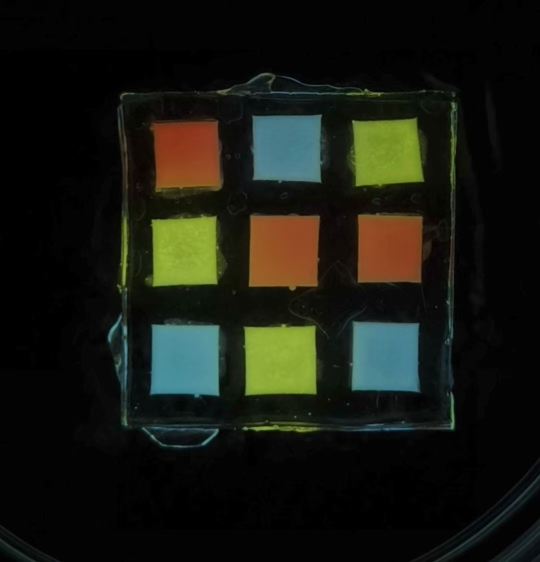
#> input picture Sample/Pic2.jpg, 1080 x 1124 px, found by its file name (shown at 1/2 size)
$ python '注释对照.py'
#> lines starting #> are read from the running program, lines starting #| are printed output that depends on the picture; after the words box and inside, x2 and y2 are one past the last pixel; in counts of white or black regions, pixels touching at a corner belong together
# test 07
import cv2
import numpy as np

class ColorCodeDetector:
    def __init__(self, image_path):
        # 读取图像
#> called with image_path = './Sample/Pic2.jpg'
        self.orig = cv2.imread(image_path)
#> self.orig is the input picture: shape (1124, 1080, 3); mean B, G, R 16.9, 24.7, 22.8
        if self.orig is None:
            raise ValueError("Image load failed")  # 如果图像加载失败，抛出异常

        # 用于存储处理步骤的图像
        self.process = []
        # 目标图像大小
        self.target_size = 800
        # 最小轮廓面积
        self.min_contour_area = 500

    # 可视化控制
    def _add_step(self, img, title):
        """将处理步骤的图像保存到列表中"""
        # 如果图像是单通道，转换为三通道
        if len(img.shape) == 2:
            display = cv2.cvtColor(img, cv2.COLOR_GRAY2BGR)
        else:
            display = img.copy()

        # 调整图像大小并添加标题
        display = cv2.resize(display, (400, 400))
        cv2.putText(display, title, (10,30),
                cv2.FONT_HERSHEY_SIMPLEX, 0.7, (0,255,0), 2)
        self.process.append(display)  # 将处理步骤图像添加到列表中

    # 图像预处理
    def _preprocess(self):
        """图像预处理流程"""
        # 调整图像大小
        img = cv2.resize(self.orig, (self.target_size, self.target_size))
        self._add_step(img, "1. Original")  # 添加原始图像到处理步骤

        # 灰度化
        gray = cv2.cvtColor(img, cv2.COLOR_BGR2GRAY)
        self._add_step(gray, "2. Grayscale")  # 添加灰度图像到处理步骤

        # 直方图均衡化
        clahe = cv2.createCLAHE(clipLimit=2.0, tileGridSize=(8,8))
        equalized = clahe.apply(gray)
        self._add_step(equalized, "3. Equalized")  # 添加均衡化图像到处理步骤

        # 边缘检测
        blurred = cv2.GaussianBlur(equalized, (5,5), 0)  # 高斯模糊，减少噪声
        edged = cv2.Canny(blurred, 50, 150)  # Canny边缘检测
        self._add_step(edged, "4. Canny Edges")  # 添加边缘检测图像到处理步骤

        # 形态学操作
        kernel = cv2.getStructuringElement(cv2.MORPH_RECT, (5,5))  # 创建5x5矩形核
        closed = cv2.morphologyEx(edged, cv2.MORPH_CLOSE, kernel)  # 形态学闭合操作，填充边缘间隙
        self._add_step(closed, "5. Morphology")  # 添加形态学操作图像到处理步骤

        return closed  # 返回处理后的二值图像

    # 颜色识别
    def _detect_colors(self, img):
        """在3x3网格中检测颜色"""
        h, w = img.shape[:2]  # 获取图像的高度和宽度
        cell_size = min(h, w) // 3  # 计算每个单元格的大小
        colors = []  # 存储检测到的颜色

        # 创建副本用于绘制注释
        annotated_image = img.copy()

        for row in range(3):
            for col in range(3):
                # 计算单元格坐标
                y1 = row * cell_size + cell_size//4
                y2 = y1 + cell_size//2
                x1 = col * cell_size + cell_size//4
                x2 = x1 + cell_size//2

                # 提取单元格区域
                cell = img[y1:y2, x1:x2]

                # 获取单元格中心点
                center_x = (x1 + x2) // 2
                center_y = (y1 + y2) // 2

                # 分类颜色
                color = self._classify_color(cell)  # 返回对应区域的颜色
                colors.append(color)

                # 在图像上标注颜色
                cv2.putText(annotated_image, str(color), (center_x - 20, center_y),
                           cv2.FONT_HERSHEY_SIMPLEX, 0.5, (255, 255, 255), 2)

                # 在颜色检测区域绘制矩形
                cv2.rectangle(annotated_image, (x1, y1), (x2, y2), (0, 255, 0), 2)

        # 格式化为3x3矩阵
        return [colors[i*3:(i+1)*3] for i in range(3)], annotated_image

    def _classify_color(self, cell):
        """根据BGR值分类颜色"""
        # 计算单元格的平均颜色
        mean_color = np.mean(cell, axis=(0,1))
        b, g, r = mean_color

        # 简单的颜色分类
        if r > 200 and g < 50 and b < 50: return 'Red'  # 红色
        if g > 200 and r < 50 and b < 50: return 'Green'  # 绿色
        if b > 200 and r < 50 and g < 50: return 'Blue'  # 蓝色
        if r > 200 and g > 200 and b > 200: return 'White'  # 白色
        if r < 50 and g < 50 and b < 50: return 'Black'  # 黑色

        # 如果颜色未知，返回RGB值
        return f"({int(r)}, {int(g)}, {int(b)})"

    # 主流程
    def analyze(self):
        """主分析流程"""
        try:
            # 步骤1: 预处理
            processed = self._preprocess()
#> in _add_step, `cv2.putText(display, title, (10,30), cv2.FONT_HERSHEY_SIMPLEX, 0.7, (0..`: display: shape (400, 400, 3); mean B, G, R 16.9, 25.9, 22.8
#> in _preprocess, `gray = cv2.cvtColor(img, cv2.COLOR_BGR2GRAY)`:
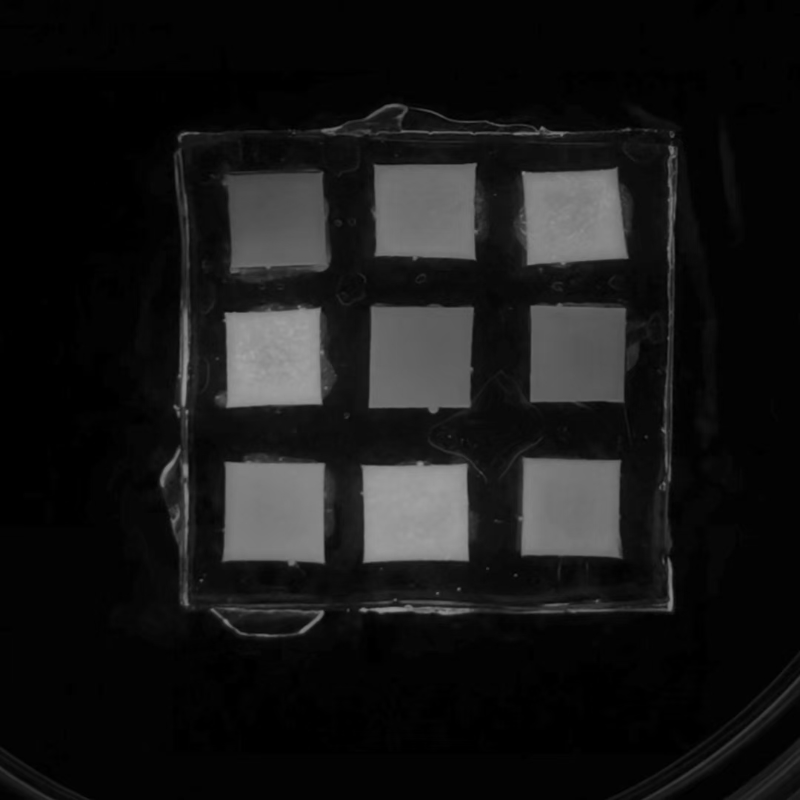
#> gray: shape (800, 800); min 0, max 163, mean 23.2
#> in _add_step (call 2), `cv2.putText(display, title, (10,30), cv2.FONT_HERSHEY_SIMPLEX, 0.7, (0..`: display: shape (400, 400, 3); mean B, G, R 23.3, 24.7, 23.3
#> in _preprocess, `equalized = clahe.apply(gray)`:
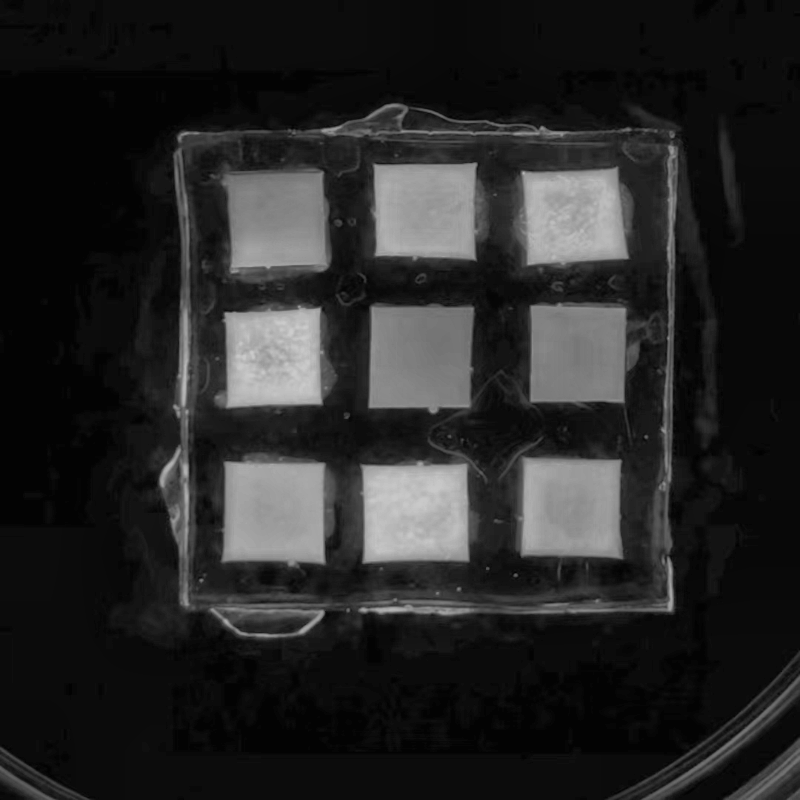
#> equalized: shape (800, 800); min 1, max 205, mean 38.3
#> in _add_step (call 3), `cv2.putText(display, title, (10,30), cv2.FONT_HERSHEY_SIMPLEX, 0.7, (0..`: display: shape (400, 400, 3); mean B, G, R 38.3, 39.8, 38.3
#> in _preprocess, `edged = cv2.Canny(blurred, 50, 150)`:
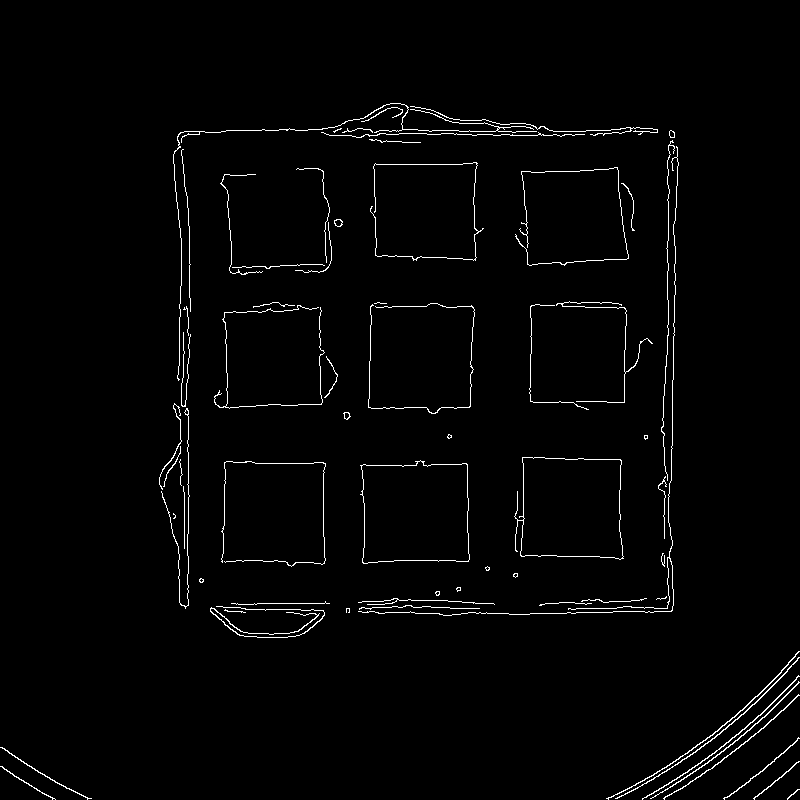
#> edged: shape (800, 800); 1.8% white in thin lines or dots, all inside (x1, y1, x2, y2) = (0, 103, 800, 800)
#> in _add_step (call 4), `cv2.putText(display, title, (10,30), cv2.FONT_HERSHEY_SIMPLEX, 0.7, (0..`: display: shape (400, 400, 3); mean B, G, R 4.5, 6.3, 4.5
#> in _preprocess, `closed = cv2.morphologyEx(edged, cv2.MORPH_CLOSE, kernel)`: closed: shape (800, 800); 3% white; 28 white regions (4 under 20 px), largest, box (x1, y1, x2, y2) and area: (159, 103, 658, 609) 5167, (358, 130, 679, 616) 3550, (642, 675, 800, 800) 1812
#> in _add_step (call 5), `display = cv2.cvtColor(img, cv2.COLOR_GRAY2BGR)`: display: shape (800, 800, 3); 3% white; 28 white regions (4 under 20 px)
#> in _add_step (call 5), `cv2.putText(display, title, (10,30), cv2.FONT_HERSHEY_SIMPLEX, 0.7, (0..`:
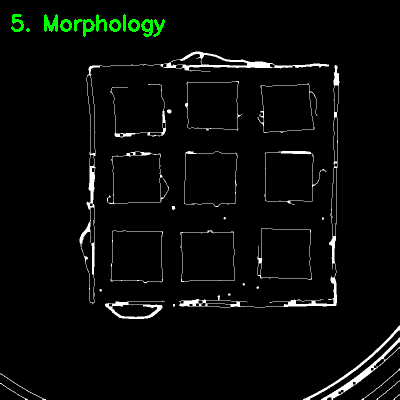
#> display: shape (400, 400, 3); mean B, G, R 7.6, 9.4, 7.6

            # 步骤2: 查找轮廓
            contours, _ = cv2.findContours(processed,
                                          cv2.RETR_EXTERNAL,
                                          cv2.CHAIN_APPROX_SIMPLE)
#> contours = 28 contours, 8 with area under 20; largest, box (x1, y1, x2, y2) and area: (368, 302, 475, 414) 10449, (360, 460, 470, 564) 10061, (221, 461, 326, 567) 9892, (514, 457, 624, 560) 9764, (159, 103, 658, 609) 9600

            # 过滤轮廓
            candidates = []
            for cnt in contours:
                area = cv2.contourArea(cnt)  # 计算轮廓面积
                if area < self.min_contour_area: continue  # 跳过面积过小的轮廓

                # 近似多边形
                peri = cv2.arcLength(cnt, True)  # 计算轮廓周长
                approx = cv2.approxPolyDP(cnt, 0.02*peri, True)  # 多边形近似
                if len(approx) == 4:  # 如果是四边形
                    candidates.append(approx)  # 添加到候选列表
#> this loop made 28 passes
#> (area, peri, approx) on passes 7, 14, 15, 16, 20, 26, 27, 28: (1028.5, 518.6, [[799, 651], [711, 735], [606, 799], [714, 738]]), (9892, 419.7, [[224, 462], [221, 561], [324, 563], [325, 463]]), (10061, 427.3, [[467, 464], [360, 465], [362, 562], [468, 561]]), (9764.5, 471.5, [[522, 457], [515, 550], [623, 558], [621, 460]]), (10449, 429.9, [[372, 304], [368, 407], [469, 407], [473, 307]]), (9358, 427.1, [[477, 163], [375, 163], [375, 255], [475, 260]]), (5439.5, 1904.8, [[673, 131], [667, 607], [358, 611], [672, 610]]), (9600.5, 2136.8, [[657, 129], [180, 132], [180, 604], [183, 136]])
#> area on passes 2, 3, 4, 5, 19, 23: 37.5, 40, 60, 68.5, 33, 46.5
#> after the loop, candidates = 8 contours; box (x1, y1, x2, y2) and area: (360, 464, 469, 563) 10332, (368, 304, 474, 408) 10258, (221, 462, 326, 564) 10152, (515, 457, 624, 559) 9898, (375, 163, 478, 261) 9547, (358, 131, 674, 612) 1672, (180, 129, 658, 605) 1666, (606, 651, 800, 800) 512

            if not candidates:
                raise ValueError("No 3D code found")  # 如果没有候选，抛出异常

            # 选择最大轮廓
            largest = max(candidates, key=cv2.contourArea)  # 选择面积最大的轮廓
#> largest = [[467, 464], [360, 465], [362, 562], [468, 561]]

            # 步骤3: 颜色检测
            color_matrix, annotated_image = self._detect_colors(self.orig)  # 检测颜色
#> after the loop in _detect_colors, `for row in range(3):`:
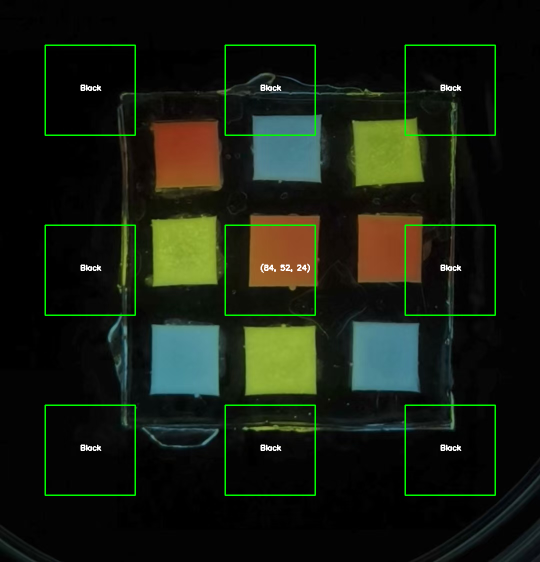
#> annotated_image: shape (1124, 1080, 3) (shown at 1/2 size); 1.87% of pixels changed, all inside (x1, y1, x2, y2) = (89, 89, 992, 992)
#> after the loop in _detect_colors, `for row in range(3):`:
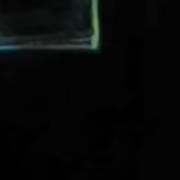
#> cell: shape (180, 180, 3); mean B, G, R 6.6, 7.2, 5.8
#> after the loop in _detect_colors, `for row in range(3):`: colors = ['Black', 'Black', 'Black', 'Black', '(84, 52, 24)', 'Black', 'Black', 'Black', 'Black']
#> color_matrix = [['Black', 'Black', 'Black'], ['Black', '(84, 52, 24)', 'Black'], ['Black', 'Black', 'Black']]
            self._add_step(annotated_image, "6. Annotated Colors")  # 添加标注图像到处理步骤
#> in _add_step (call 6), `cv2.putText(display, title, (10,30), cv2.FONT_HERSHEY_SIMPLEX, 0.7, (0..`:
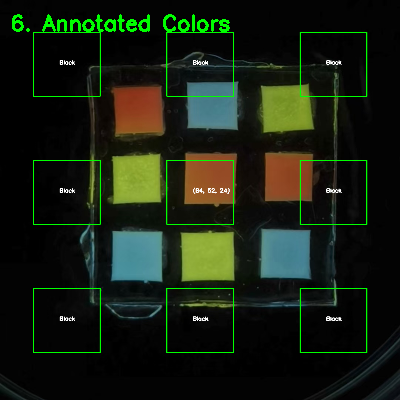
#> display: shape (400, 400, 3); mean B, G, R 17.2, 31.3, 23

            # 显示每个处理步骤
            for i, step in enumerate(self.process):
                cv2.imshow(f'Step {i+1}', step)
#> this loop made 6 passes

            return {
                'status': 'success',  # 返回成功状态
                'colors': color_matrix,  # 返回颜色矩阵
                'annotated': annotated_image  # 返回标注图像
            }

        except Exception as e:
            # 创建错误显示图像
            err_img = np.zeros((400,400,3), dtype=np.uint8)
            cv2.putText(err_img, "3D Code Not Found", (50,200),
                       cv2.FONT_HERSHEY_SIMPLEX, 0.8, (0,0,255), 2)
            self.process.append(err_img)  # 添加错误图像到处理步骤

            # 显示每个处理步骤
            for i, step in enumerate(self.process):
                cv2.imshow(f'Step {i+1}', step)

            return {
                'status': 'error',  # 返回失败状态
                'message': str(e)  # 返回错误信息
            }

if __name__ == "__main__":
    # 创建检测器实例并分析图像
    detector = ColorCodeDetector('./Sample/Pic2.jpg')
    result = detector.analyze()
#> result = 3 items

    if result['status'] == 'success':
        print("Color Matrix:")
        for row in result['colors']:
            print(row)  # 打印颜色矩阵
#> this loop made 3 passes
#| ['Black', 'Black', 'Black']
#| ['Black', '(84, 52, 24)', 'Black']
#| ['Black', 'Black', 'Black']
        cv2.imshow('Annotated Colors', result['annotated'])  # 显示标注图像

    cv2.waitKey(0)  # 等待用户按键
    cv2.destroyAllWindows()  # 关闭所有窗口

$ run again, with Sample/Pic00_1.jpg copied over Sample/Pic2.jpg
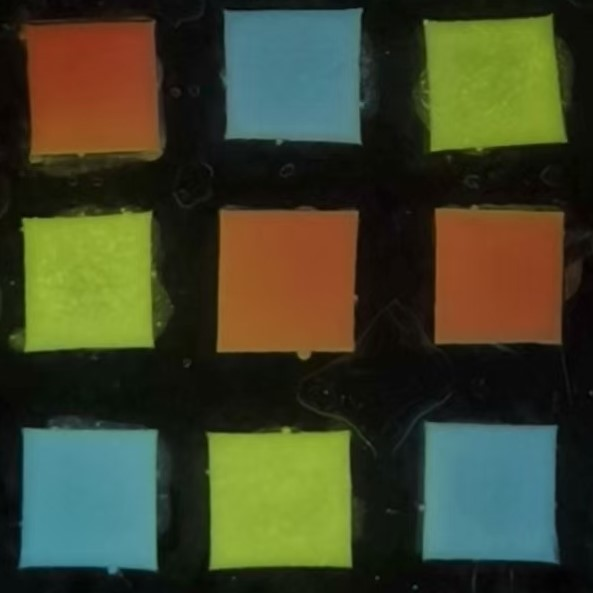
#> input picture Sample/Pic00_1.jpg, 593 x 593 px, found by its file name
#> in __init__, self.orig is the input picture: shape (593, 593, 3); mean B, G, R 42.6, 67.4, 63.6
#> edged: shape (800, 800); 1.1% white in thin lines or dots
#> closed: shape (800, 800); 1.3% white in thin lines or dots
#> contours = 23 contours, 4 with area under 20; largest, box (x1, y1, x2, y2) and area: (633, 274, 763, 463) 990, (276, 531, 509, 771) 579, (24, 279, 213, 476) 240, (270, 219, 289, 239) 119, (246, 483, 259, 496) 118
#> the loop in analyze, `for cnt in contours:` made 23 passes
#> area on passes 1, 2, 4, 5, 6, 7, 10, 11: 39, 31, 92, 48, 92, 33.5, 29.5, 118.5
#> after the loop in analyze, `for cnt in contours:`: candidates = [[[634, 278], [760, 287], [759, 462], [761, 287]]]
#> largest = [[634, 278], [760, 287], [759, 462], [761, 287]]
#> after the loop in _detect_colors, `for row in range(3):`:
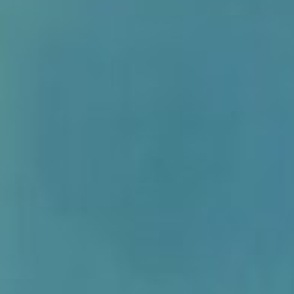
#> cell: shape (98, 98, 3) (shown 3 times larger); mean B, G, R 145.6, 132, 72.8
#> after the loop in _detect_colors, `for row in range(3):`: colors = ['(145, 67, 32)', '(73, 121, 131)', '(123, 149, 40)', '(144, 171, 53)', '(150, 82, 37)', '(140, 71, 36)', '(78, 145, 155)', '(144, 173, 55)', '(72, 131, 145)']
#> color_matrix = [['(145, 67, 32)', '(73, 121, 131)', '(123, 149, 40)'], ['(144, 171, 53)', '(150, 82, 37)', '(140, 71, 36)'], ['(78, 145, 155)', '(144, 173, 55)', '(72, 131, 145)']]
#> in _add_step (call 6), `cv2.putText(display, title, (10,30), cv2.FONT_HERSHEY_SIMPLEX, 0.7, (0..`:
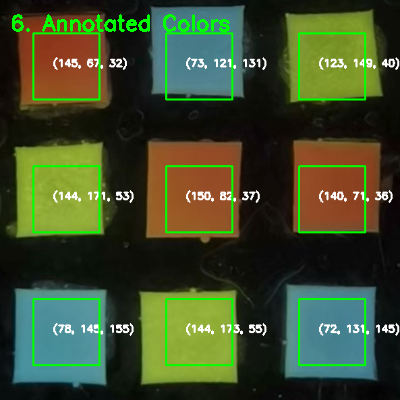
#> display: shape (400, 400, 3); mean B, G, R 43.1, 75.9, 62.3
#> the loop in analyze, `for i, step in enumerate(self.process):` made 6 passes
#> result = 3 items
#> the loop `for row in result['colors']:` made 3 passes
#> row on passes 1 to 3: ['(145, 67, 32)', '(73, 121, 131)', '(123, 149, 40)'], ['(144, 171, 53)', '(150, 82, 37)', '(140, 71, 36)'], ['(78, 145, 155)', '(144, 173, 55)', '(72, 131, 145)']
#> (printed output is left out)
